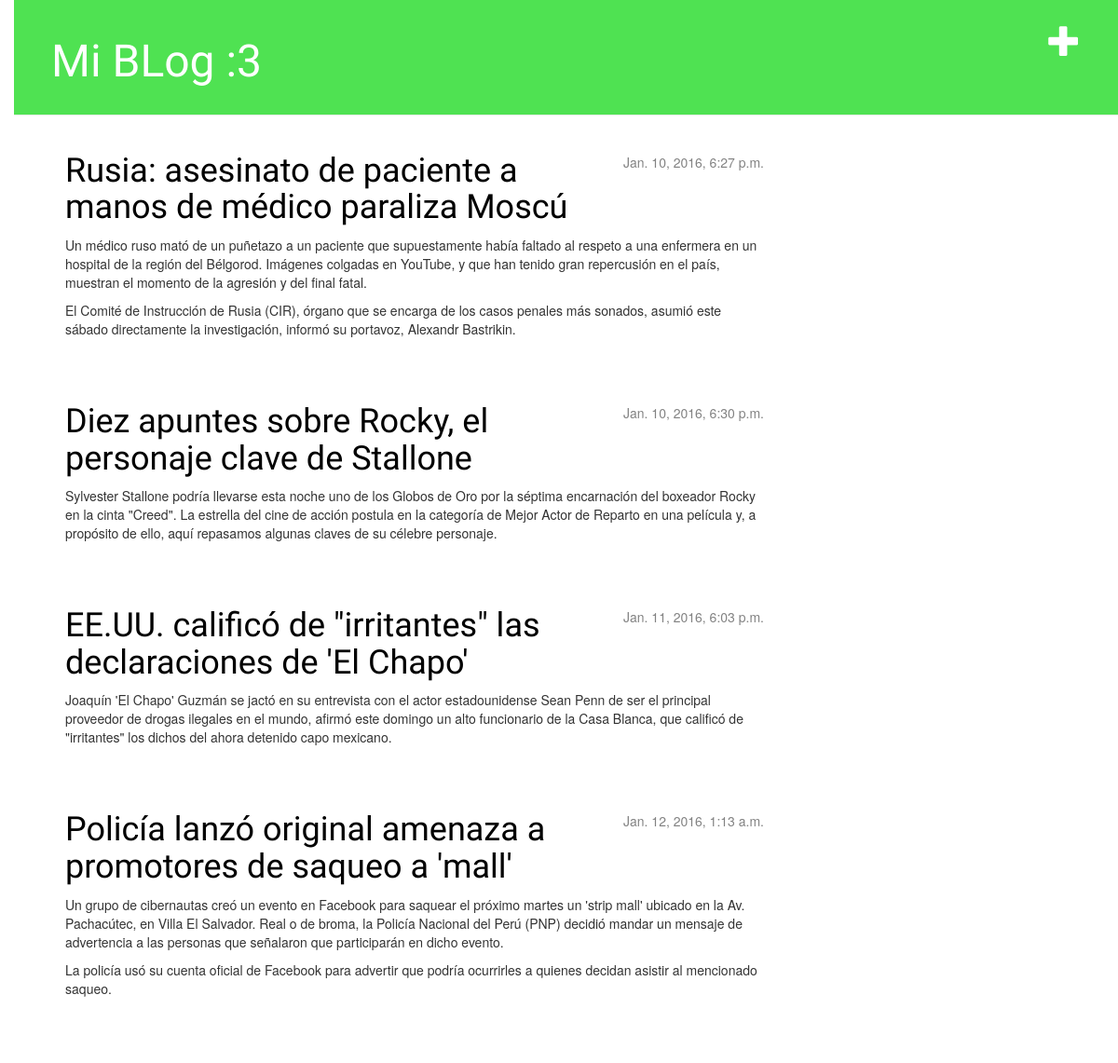
Before: / with the older database file.
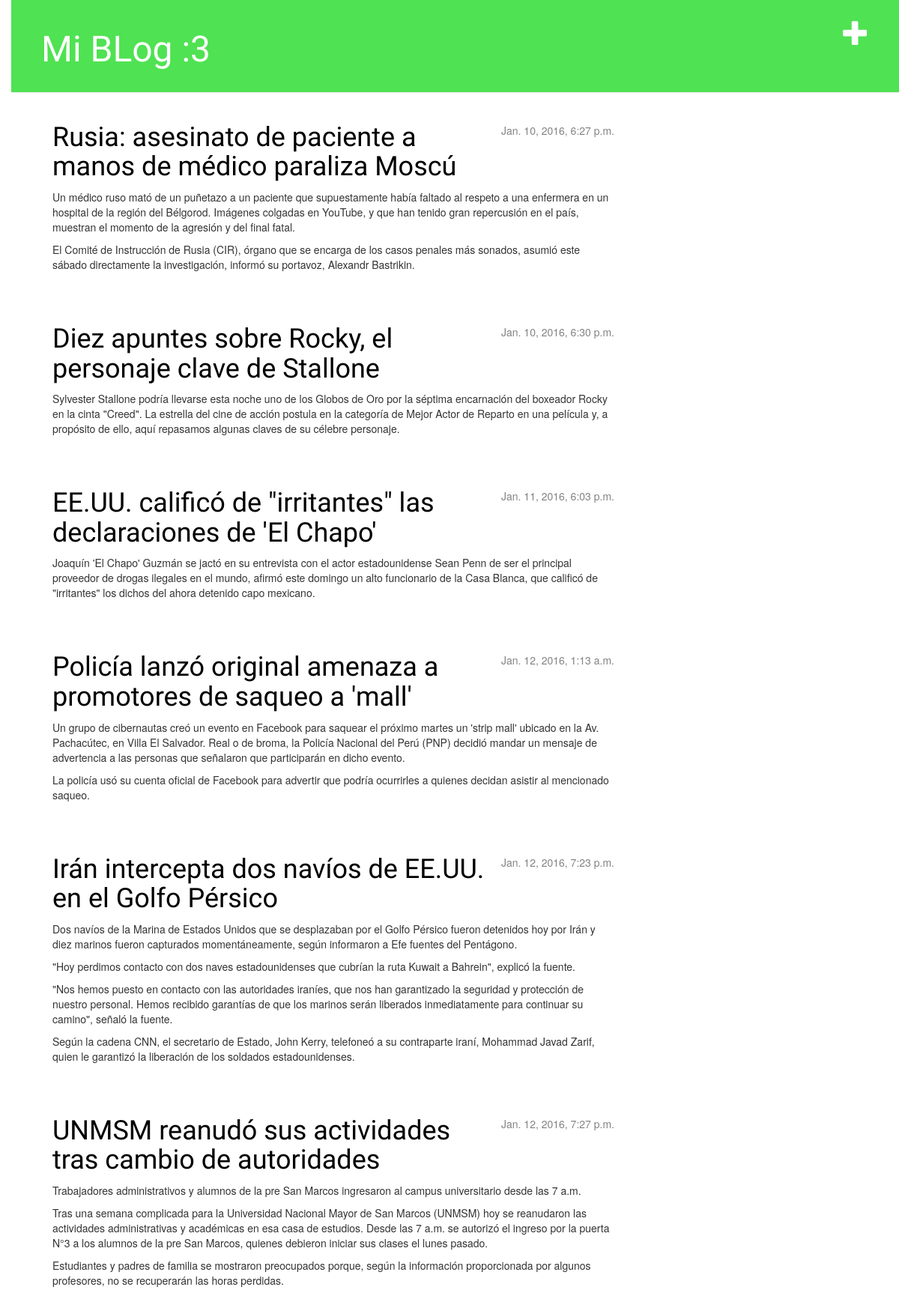
After: the same page with the newer database file.
### blog/models.py (models this page shows, shortened)
class Post(models.Model):
	autor=models.ForeignKey('auth.User')
	titulo=models.CharField(max_length=200)
	texto=models.TextField()
	creacion_fecha=models.DateTimeField(default=timezone.now)
	publicacion_fecha=models.DateTimeField(blank=True,null=True)

### blog/views.py (the view)
# urls.py: url(r'^$', views.post_lista),
def post_lista(request):
	posts=Post.objects.filter(publicacion_fecha__lte=timezone.now()).order_by('publicacion_fecha')
	return render(request,'blog/post_lista.html',{'posts':posts})

### blog/templates/blog/post_lista.html
{% extends 'blog/base.html' %}
{% block content %}
	{% for post in posts %}
        <div class="post">
            <div class="date">
                {{ post.publicacion_fecha }}
            </div>
            <h1><a href="{% url 'blog.views.post_detalle' post_pk=post.pk %}">{{ post.titulo }}</a></h1>
            <p>{{ post.texto|linebreaks }}</p>
        </div>
    {% endfor %}
{% endblock content %}

### blog/templates/blog/base.html (shortened to what this page needs)
<!DOCTYPE html>
{% load staticfiles %}
<html>
<head>
	<link rel="stylesheet" href="//maxcdn.bootstrapcdn.com/bootstrap/3.2.0/css/bootstrap.min.css">
    <link rel="stylesheet" href="//maxcdn.bootstrapcdn.com/bootstrap/3.2.0/css/bootstrap-theme.min.css">
    <link rel="stylesheet" href="{% static 'css/blog.css' %}">
</head>
<body>
    <div class="page-header">
        <a href="{% url 'blog.views.post_nuevo' %}" class="top-menu"><span class="glyphicon glyphicon-plus"></span></a>
        <h1><a href="/">Mi BLog :3</a></h1>
    </div>
    <div class="content container">
        <div class="row">
            <div class="col-md-8">
            {% block content %}
            {% endblock %}
            </div>
        </div>
    </div>
</body>
</html>

### blog/static/css/blog.css (style rules this page uses)
h1 a { color: #FCA205; font-family: 'Roboto Condensed', sans-serif; }
body { padding-left: 15px; }
.page-header { background-color: #4FE252; margin-top: 0; padding: 20px 20px 20px 40px; }
.page-header h1, .page-header h1 a, .page-header h1 a:visited, .page-header h1 a:active { color: #ffffff; font-size: 36pt; text-decoration: none; }
.content { margin-left: 40px; }
h1, h2, h3, h4 { font-family: 'Roboto Condensed', cursive; }
.date { float: right; color: #828282; }
.top-menu, .top-menu:hover, .top-menu:visited { color: #ffffff; float: right; font-size: 26pt; margin-right: 20px; }
.post { margin-bottom: 70px; }
.post h1 a, .post h1 a:visited { color: #000000; }

Changed rows visible on the page:
added Post: publicacion_fecha "Jan. 12, 2016, 7:23 p.m.", titulo "Irán intercepta dos navíos de EE.UU. en el Golfo Pérsico", texto "Dos navíos de la Marina de Estados Unidos que se desplazaban por el Golfo Pérsico fueron detenidos hoy por Irán y diez marinos fueron capturados momentáneamente, según informaron a Efe fuentes del Pentágono. \"Hoy perdimos contacto con dos naves estadounidenses que cubrían la ruta Kuwait a Bahrein\", explicó la fuente. \"Nos hemos puesto en contacto con las autoridades iraníes, que nos han garantizado la seguridad y protección de nuestro personal. Hemos recibido garantías de que los marinos serán liberados inmediatamente para continuar su camino\", señaló la fuente. Según la cadena CNN, el secretario de Estado, John Kerry, telefoneó a su contraparte iraní, Mohammad Javad Zarif, quien le…"
added Post: publicacion_fecha "Jan. 12, 2016, 7:27 p.m.", titulo "UNMSM reanudó sus actividades tras cambio de autoridades", texto "Trabajadores administrativos y alumnos de la pre San Marcos ingresaron al campus universitario desde las 7 a.m. Tras una semana complicada para la Universidad Nacional Mayor de San Marcos (UNMSM) hoy se reanudaron las actividades administrativas y académicas en esa casa de estudios. Desde las 7 a.m. se autorizó el ingreso por la puerta N°3 a los alumnos de la pre San Marcos, quienes debieron iniciar sus clases el lunes pasado. Estudiantes y padres de familia se mostraron preocupados porque, según la información proporcionada por algunos profesores, no se recuperarán las horas perdidas."
